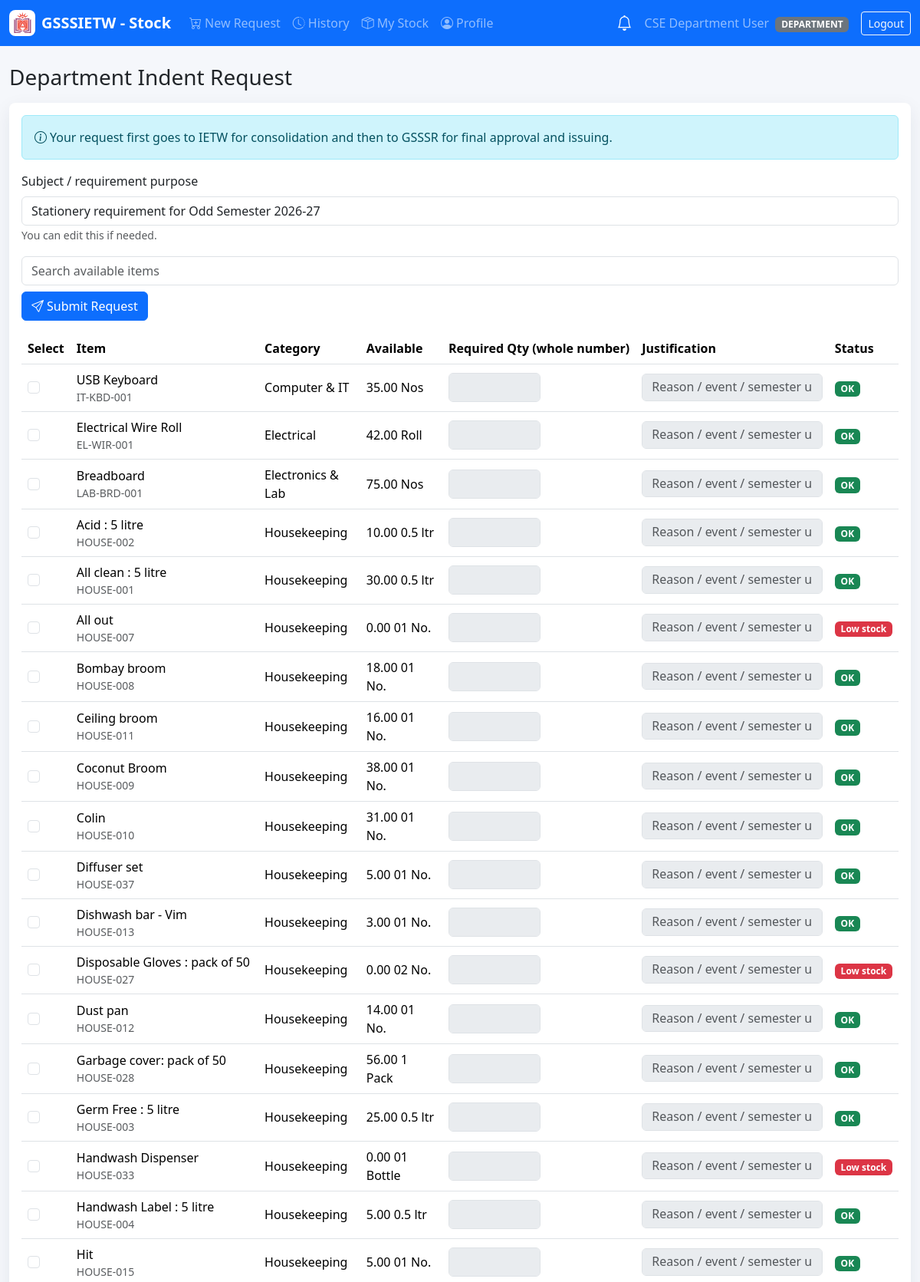
Screenshot of /department/request.php (signed in, upper part) with the database file from the repository.
### tables this page shows
CREATE TABLE `users` (
  `id` int NOT NULL AUTO_INCREMENT,
  `department_id` int DEFAULT NULL,
  `name` varchar(120) NOT NULL,
  `email` varchar(160) NOT NULL,
  `password_hash` varchar(255) NOT NULL,
  `role` enum('GSSSR','IETW','DEPARTMENT') NOT NULL,
  `status` enum('ACTIVE','INACTIVE') NOT NULL DEFAULT 'ACTIVE',
  `created_at` timestamp NULL DEFAULT CURRENT_TIMESTAMP,
  `updated_at` timestamp NULL DEFAULT NULL ON UPDATE CURRENT_TIMESTAMP,
  PRIMARY KEY (`id`),
  UNIQUE KEY `email` (`email`),
  KEY `department_id` (`department_id`),
  CONSTRAINT `users_ibfk_1` FOREIGN KEY (`department_id`) REFERENCES `departments` (`id`)
);

CREATE TABLE `items` (
  `id` int NOT NULL AUTO_INCREMENT,
  `item_code` varchar(60) NOT NULL,
  `item_name` varchar(180) NOT NULL,
  `category_id` int NOT NULL,
  `quantity` decimal(12,2) NOT NULL DEFAULT '0.00',
  `unit` varchar(40) NOT NULL DEFAULT 'Nos',
  `unit_price` decimal(12,2) NOT NULL DEFAULT '0.00',
  `minimum_stock` decimal(12,2) NOT NULL DEFAULT '0.00',
  `storage_location` varchar(160) DEFAULT NULL,
  `description` text,
  `status` enum('ACTIVE','INACTIVE') NOT NULL DEFAULT 'ACTIVE',
  `archive_reason` text,
  `archived_by` int DEFAULT NULL,
  `archived_at` datetime DEFAULT NULL,
  `deletion_approval_status` enum('NOT_REQUESTED','PENDING_GSSSR','APPROVED_BY_GSSSR','REJECTED_BY_GSSSR') NOT NULL DEFAULT 'NOT_REQUESTED',
  `invoice_path` varchar(255) DEFAULT NULL,
  `created_by` int DEFAULT NULL,
  `created_at` timestamp NULL DEFAULT CURRENT_TIMESTAMP,
  `updated_at` timestamp NULL DEFAULT NULL ON UPDATE CURRENT_TIMESTAMP,
  `deleted_at` timestamp NULL DEFAULT NULL,
  PRIMARY KEY (`id`),
  UNIQUE KEY `item_code` (`item_code`),
  KEY `idx_items_category` (`category_id`),
  KEY `idx_items_low_stock` (`quantity`,`minimum_stock`),
  KEY `created_by` (`created_by`),
  KEY `archived_by` (`archived_by`),
  CONSTRAINT `items_ibfk_1` FOREIGN KEY (`category_id`) REFERENCES `categories` (`id`),
  CONSTRAINT `items_ibfk_2` FOREIGN KEY (`created_by`) REFERENCES `users` (`id`),
  CONSTRAINT `items_ibfk_3` FOREIGN KEY (`archived_by`) REFERENCES `users` (`id`)
);

CREATE TABLE `categories` (
  `id` int NOT NULL AUTO_INCREMENT,
  `name` varchar(120) NOT NULL,
  `description` text,
  `created_at` timestamp NULL DEFAULT CURRENT_TIMESTAMP,
  PRIMARY KEY (`id`),
  UNIQUE KEY `name` (`name`)
);

### includes/auth.php (called while the page is built, shortened)
<?php
require_once __DIR__ . '/functions.php';
function current_user(): ?array
{
    static $verified = false;
    if (!$verified) {
        $verified = true;
        $row = one('SELECT status, role, department_id FROM users WHERE id = ?', [$_SESSION['user']['id']]);
    }
    return $_SESSION['user'];
}
function require_login(): void
{
    if (!current_user()) {
        redirect('/login.php');
    }
}
function require_role(array $roles): void
{
    require_login();
}

### includes/db.php (called while the page is built, shortened)
<?php
final class Database
{
    private static ?PDO $pdo = null;
    public static function conn(): PDO
    {
        if (self::$pdo === null) {
            $dsn = 'mysql:host=' . DB_HOST . ';dbname=' . DB_NAME . ';charset=utf8mb4';
            self::$pdo = new PDO($dsn, DB_USER, DB_PASS, [
                PDO::ATTR_ERRMODE => PDO::ERRMODE_EXCEPTION,
                PDO::ATTR_DEFAULT_FETCH_MODE => PDO::FETCH_ASSOC,
                PDO::ATTR_EMULATE_PREPARES => false,
            ]);
        }
        return self::$pdo;
    }
}

### department/request.php (the view, shortened to what this page needs)
<?php
require_once __DIR__ . '/../includes/layout.php';
require_role(['DEPARTMENT']);
$currentMonth = (int)date('n');
$currentYear  = (int)date('Y');
if ($currentMonth >= 8 && $currentMonth <= 12) {
    $academicStart = $currentYear;
    $academicEnd   = $currentYear + 1;
    $semesterType  = 'Odd';
} elseif ($currentMonth >= 1 && $currentMonth <= 1) {
    $academicStart = $currentYear - 1;
    $academicEnd   = $currentYear;
    $semesterType  = 'Odd';
} else {
    $academicStart = $currentYear - 1;
    $academicEnd   = $currentYear;
    $semesterType  = 'Even';
}
$academicYear = $academicStart . '-' . substr($academicEnd, -2);
$defaultPurpose = "Stationery requirement for $semesterType Semester $academicYear";
$items = rows('SELECT i.*, c.name category_name FROM items i JOIN categories c ON c.id=i.category_id WHERE i.deleted_at IS NULL AND i.status="ACTIVE" ORDER BY c.name,i.item_name');
render_header('New Request');
?>
<h1 class="h3 mb-3">Department Indent Request</h1>
<form method="post" class="card metric-card">
  <div class="card-body">
    <div class="alert alert-info"><i class="bi bi-info-circle me-1"></i>Your request first goes to IETW for consolidation and then to GSSSR for final approval and issuing.</div>
    <div class="mb-3">
      <label class="form-label">Subject / requirement purpose</label>
      <input type="text" name="purpose" class="form-control" value="<?= htmlspecialchars($defaultPurpose) ?>" required>
      <small class="text-muted">You can edit this if needed.</small>
    </div>
    <div class="d-flex flex-wrap justify-content-between align-items-center gap-2 mb-3">
      <input class="form-control flex-grow-1 request-search" data-filter-table="#requestItems" placeholder="Search available items">
      <button class="btn btn-primary"><i class="bi bi-send me-1"></i>Submit Request</button>
    </div>
    <div class="table-responsive">
      <table class="table table-hover align-middle" id="requestItems">
        <thead>
          <tr>
            <th>Select</th>
            <th>Item</th>
            <th>Category</th>
            <th>Available</th>
            <th>Required Qty (whole number)</th>
            <th>Justification</th>
            <th>Status</th>
          </tr>
        </thead>
        <tbody>
        <?php foreach($items as $item): ?>
          <tr>
            <td><input class="form-check-input request-check" type="checkbox" name="items[]" value="<?= $item['id'] ?>"></td>
            <td><?= e($item['item_name']) ?><div class="small text-muted"><?= e($item['item_code']) ?></div></td>
            <td><?= e($item['category_name']) ?></td>
            <td><?= e($item['quantity'].' '.$item['unit']) ?></td>
            <td><input class="form-control qty-input request-qty" type="number" min="1" step="1" name="qty[<?= $item['id'] ?>]" disabled></td>
            <td><input class="form-control request-justification" name="justification[<?= $item['id'] ?>]" placeholder="Reason / event / semester use" disabled></td>
            <td><?= stock_badge($item) ?></td>
          </tr>
        <?php endforeach; ?>
        </tbody>
      </table>
    </div>
  </div>
</form>
<?php render_footer(); ?>

### includes/layout.php (shortened to what this page needs)
<?php
require_once __DIR__ . '/auth.php';
function render_header(string $title): void
{
    $u    = current_user();
    $role = $u['role'] ?? '';
    $base = BASE_URL;
    echo '<!doctype html><html lang="en"><head><meta charset="utf-8"><meta name="viewport" content="width=device-width, initial-scale=1">';
    echo '<link href="https://cdn.jsdelivr.net/npm/bootstrap@5.3.3/dist/css/bootstrap.min.css" rel="stylesheet">';
    echo '<link href="https://cdn.jsdelivr.net/npm/bootstrap-icons@1.11.3/font/bootstrap-icons.css" rel="stylesheet">';
    echo '<link href="' . $base . '/assets/css/app.css" rel="stylesheet">';
    echo '</head><body>';
    echo '<nav class="navbar navbar-expand-lg navbar-dark bg-primary sticky-top"><div class="container-fluid">';
    echo '<a class="navbar-brand fw-semibold d-flex align-items-center gap-2" href="' . $base . '/dashboard.php">'
       . '<img src="' . APP_LOGO . '" alt="' . e(APP_SHORT_NAME) . ' logo" width="34" height="34" class="brand-logo">'
       . e(APP_SHORT_NAME) . '</a>';
    if ($u) {
        echo '<div class="collapse navbar-collapse" id="topnav"><ul class="navbar-nav me-auto">';
        $links = [
            'GSSSR' => [
                ['/admin/items.php',        'Items',          'boxes'],
                ['/admin/categories.php',   'Categories',     'tags'],
                ['/admin/requests.php',     'Approval Desk',  'clipboard-check'],
                ['/admin/reports.php',      'Reports',        'file-earmark-bar-graph'],
                ['/admin/users.php',        'Users',          'people'],
                ['/admin/logs.php',         'Logs',           'activity'],
                ['/admin/backup.php',       'Backup',         'shield-check'],
                ['/profile.php',            'Profile',        'person-circle'],
            ],
            'IETW' => [
                ['/IETW/items.php',        'View Items',      'boxes'],
                ['/IETW/categories.php',   'Categories',      'tags'],
                ['/IETW/transactions.php', 'Transactions',    'arrow-left-right'],
                ['/IETW/consolidate.php',  'Consolidate',     'layers'],
                ['/IETW/allocate.php',     'Distribution',    'share'],
                ['/IETW/reports.php',      'Reports',         'file-earmark-bar-graph'],
                ['/profile.php',           'Profile',         'person-circle'],
            ],
            'DEPARTMENT' => [
                ['/department/request.php', 'New Request', 'cart-plus'],
                ['/department/history.php', 'History',     'clock-history'],
                ['/department/inventory.php', 'My Stock',  'box-seam'],
                ['/profile.php',            'Profile',        'person-circle'],
            ],
        ];
        foreach ($links[$role] ?? [] as $l) {
            echo '<li class="nav-item"><a class="nav-link" href="' . $base . $l[0] . '">'
               . '<i class="bi bi-' . $l[2] . ' me-1"></i>' . $l[1] . '</a></li>';
        }
        echo '</ul>';
        $badgeClass = match ($role) {
            'GSSSR' => 'bg-warning text-dark',
            'IETW'  => 'bg-info text-dark',
            default => 'bg-secondary',
        };
        echo '<a class="nav-link position-relative me-3 text-white" href="' . $base . '/notifications.php" title="Notifications">';
        echo '<i class="bi bi-bell fs-5"></i>';
        echo '</a>';
        echo '<span class="navbar-text me-3">'
           . e($u['name'])
           . ' <span class="badge ' . $badgeClass . ' ms-1">' . e($role) . '</span></span>';
        echo '<a class="btn btn-outline-light btn-sm" href="' . $base . '/logout.php">Logout</a></div>';
    }
    echo '</div></nav><main class="container-fluid py-4">';
}
function render_footer(): void
{
    echo '</main>';
    echo '</body></html>';
}

### includes/functions.php (shortened to what this page needs)
<?php
require_once __DIR__ . '/db.php';
function e(?string $value): string
{
    return htmlspecialchars((string)$value, ENT_QUOTES, 'UTF-8');
}
function stock_badge(array $item): string
{
    if ((float)$item['quantity'] < (float)$item['minimum_stock']) {
        return '<span class="badge text-bg-danger">Low stock</span>';
    }
    return '<span class="badge text-bg-success">OK</span>';
}
function rows(string $sql, array $params = []): array
{
    $stmt = Database::conn()->prepare($sql);
    $stmt->execute($params);
    return $stmt->fetchAll();
}
function one(string $sql, array $params = []): ?array
{
    $stmt = Database::conn()->prepare($sql);
    $stmt->execute($params);
    $row = $stmt->fetch();
    return $row ?: null;
}

### assets/css/app.css (style rules this page uses)
body { background: #f5f7fb; }
.brand-logo { border-radius: 8px; background: #fff; padding: 2px; }
.metric-card { border: 0; border-radius: 8px; box-shadow: 0 8px 24px rgba(30, 41, 59, .08); }
.table thead th { white-space: nowrap; }
.qty-input { max-width: 120px; }
.request-search { min-width: min(520px, 100%); }
.request-justification { min-width: 220px; white-space: normal; line-height: 1.35; }

### rows the page displays
users: role "DEPARTMENT"
items: item_name "USB Keyboard", item_code "IT-KBD-001", category.name "Computer & IT", quantity+unit "35.00 Nos"
items: item_name "Electrical Wire Roll", item_code "EL-WIR-001", category.name "Electrical", quantity+unit "42.00 Roll"
items: item_name "Breadboard", item_code "LAB-BRD-001", category.name "Electronics & Lab", quantity+unit "75.00 Nos"
items: item_name "Acid : 5 litre", item_code "HOUSE-002", category.name "Housekeeping", quantity+unit "10.00 0.5 ltr"
items: item_name "All clean : 5 litre", item_code "HOUSE-001", category.name "Housekeeping", quantity+unit "30.00 0.5 ltr"
items: item_name "All out", item_code "HOUSE-007", category.name "Housekeeping", quantity+unit "0.00 01 No.", minimum_stock "Low stock"
items: item_name "Bombay broom", item_code "HOUSE-008", category.name "Housekeeping", quantity+unit "18.00 01 No."
items: item_name "Ceiling broom", item_code "HOUSE-011", category.name "Housekeeping", quantity+unit "16.00 01 No."
items: item_name "Coconut Broom", item_code "HOUSE-009", category.name "Housekeeping", quantity+unit "38.00 01 No."
items: item_name "Colin", item_code "HOUSE-010", category.name "Housekeeping", quantity+unit "31.00 01 No."
items: item_name "Diffuser set", item_code "HOUSE-037", category.name "Housekeeping", quantity+unit "5.00 01 No."
items: item_name "Dishwash bar - Vim", item_code "HOUSE-013", category.name "Housekeeping", quantity+unit "3.00 01 No."
items: item_name "Disposable Gloves : pack of 50", item_code "HOUSE-027", category.name "Housekeeping", quantity+unit "0.00 02 No.", minimum_stock "Low stock"
items: item_name "Dust pan", item_code "HOUSE-012", category.name "Housekeeping", quantity+unit "14.00 01 No."
items: item_name "Garbage cover: pack of 50", item_code "HOUSE-028", category.name "Housekeeping", quantity+unit "56.00 1 Pack"
items: item_name "Germ Free : 5 litre", item_code "HOUSE-003", category.name "Housekeeping", quantity+unit "25.00 0.5 ltr"
items: item_name "Handwash Dispenser", item_code "HOUSE-033", category.name "Housekeeping", quantity+unit "0.00 01 Bottle", minimum_stock "Low stock"
items: item_name "Handwash Label : 5 litre", item_code "HOUSE-004", category.name "Housekeeping", quantity+unit "5.00 0.5 ltr"
items: item_name "Hit", item_code "HOUSE-015", category.name "Housekeeping", quantity+unit "5.00 01 No."

### other values shown
APP_SHORT_NAME "GSSSIETW - Stock"
$l[1] "New Request"
$l[1] "History"
$l[1] "My Stock"
$l[1] "Profile"
$u['name'] "CSE Department User"
